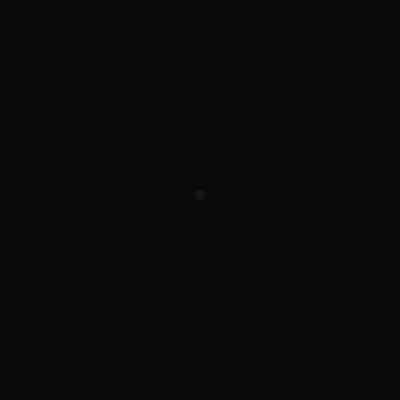
Frame 1 (no input)
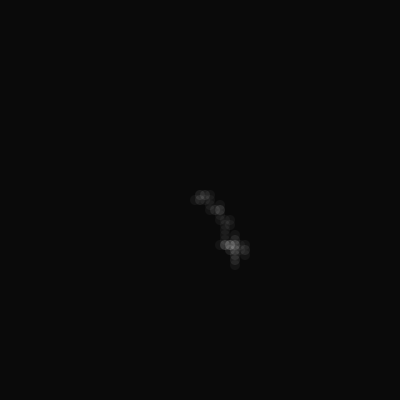
Frame 60 (the mouse pressed at the canvas centre just before this capture)
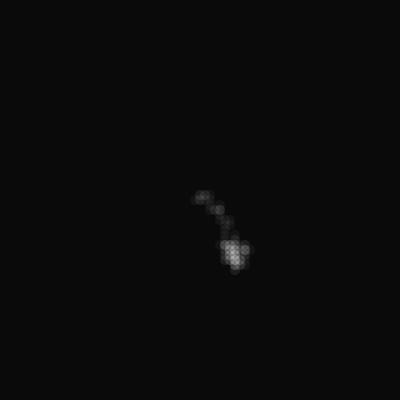
Frame 120 (the mouse held since frame 60 and released just before this capture)

The Processing sketch that drew these frames (run headless with seeded random() and noise(); from frame 60 on, the mouse is pressed at the canvas centre):

// Processing sketch: exercice_7_1
// ── exercice_7_1.pde
PVector pos;
float deplacement = 5;

void setup() {
  size(400, 400);
  pos = new PVector(width/2, height/2);
  background(10);
  noStroke();
  fill(255, 10);
}

void draw() {

  int direction = floor(random(4));
  if (direction == 0) {
    pos.y += deplacement;
  }
  if (direction == 1) {
    pos.x += deplacement;
  }
  if (direction == 2) {
    pos.y -= deplacement;
  }
  if (direction == 3) {
    pos.x -= deplacement;
  }
  circle(pos.x, pos.y, 10);
}

PVector updatePosition(PVector position) {
  return position;
}

void display(PVector position) {
}
